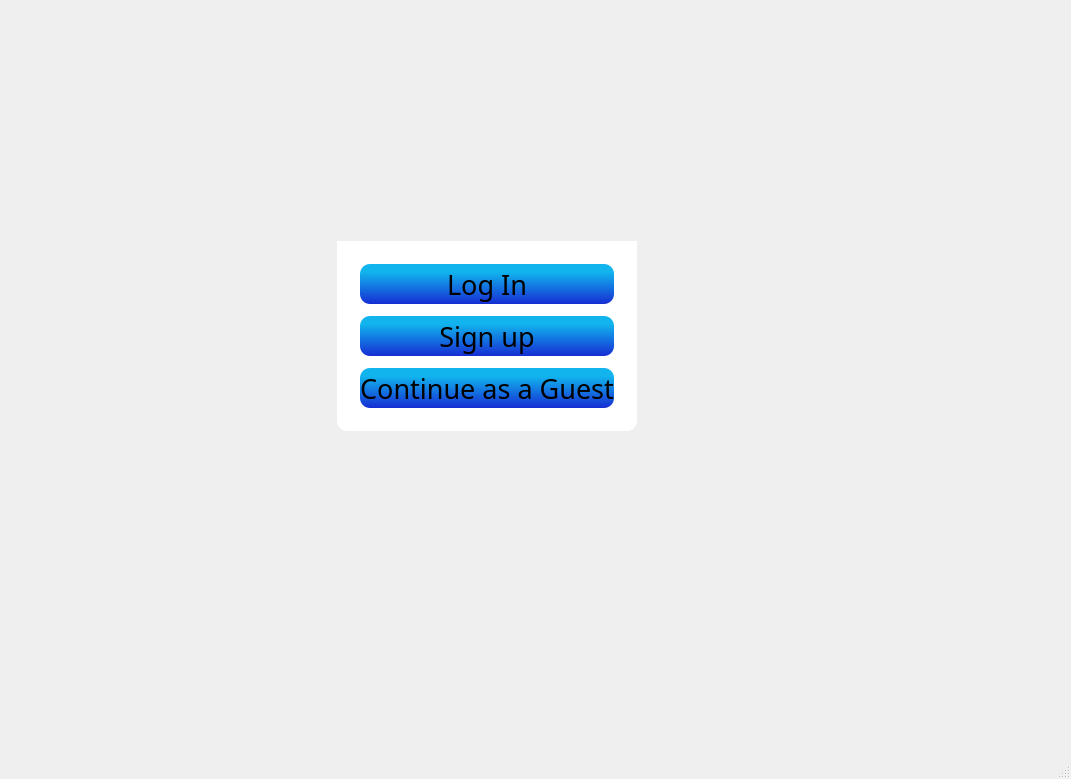
<?xml version="1.0" encoding="UTF-8"?>
<ui version="4.0">
 <class>MainWindow1</class>
 <widget class="QMainWindow" name="MainWindow1">
  <property name="geometry">
   <rect>
    <x>0</x>
    <y>0</y>
    <width>1071</width>
    <height>779</height>
   </rect>
  </property>
  <property name="font">
   <font>
    <bold>false</bold>
   </font>
  </property>
  <property name="windowTitle">
   <string>MainWindow1</string>
  </property>
  <property name="autoFillBackground">
   <bool>false</bool>
  </property>
  <property name="styleSheet">
   <string notr="true">QMainWindow
{
	border-image: url(:/Logic/Graphics/Ready/Login Background.png) 0 0 0 0 stretch stretch;
}</string>
  </property>
  <widget class="QWidget" name="centralwidget">
   <property name="styleSheet">
    <string notr="true"/>
   </property>
   <widget class="QStackedWidget" name="stackedWidget">
    <property name="geometry">
     <rect>
      <x>10</x>
      <y>20</y>
      <width>954</width>
      <height>626</height>
     </rect>
    </property>
    <property name="styleSheet">
     <string notr="true"/>
    </property>
    <property name="currentIndex">
     <number>0</number>
    </property>
    <widget class="QWidget" name="page1">
     <layout class="QGridLayout" name="gridLayout_5">
      <item row="1" column="2">
       <spacer name="horizontalSpacer_4">
        <property name="orientation">
         <enum>Qt::Orientation::Horizontal</enum>
        </property>
        <property name="sizeHint" stdset="0">
         <size>
          <width>174</width>
          <height>20</height>
         </size>
        </property>
       </spacer>
      </item>
      <item row="2" column="1">
       <spacer name="verticalSpacer_3">
        <property name="orientation">
         <enum>Qt::Orientation::Vertical</enum>
        </property>
        <property name="sizeHint" stdset="0">
         <size>
          <width>20</width>
          <height>32</height>
         </size>
        </property>
       </spacer>
      </item>
      <item row="1" column="0">
       <spacer name="horizontalSpacer_3">
        <property name="orientation">
         <enum>Qt::Orientation::Horizontal</enum>
        </property>
        <property name="sizeHint" stdset="0">
         <size>
          <width>174</width>
          <height>20</height>
         </size>
        </property>
       </spacer>
      </item>
      <item row="1" column="1">
       <layout class="QGridLayout" name="gridLayout_3">
        <item row="0" column="1">
         <spacer name="verticalSpacer">
          <property name="orientation">
           <enum>Qt::Orientation::Vertical</enum>
          </property>
          <property name="sizeHint" stdset="0">
           <size>
            <width>20</width>
            <height>40</height>
           </size>
          </property>
         </spacer>
        </item>
        <item row="1" column="0">
         <spacer name="horizontalSpacer">
          <property name="orientation">
           <enum>Qt::Orientation::Horizontal</enum>
          </property>
          <property name="sizeHint" stdset="0">
           <size>
            <width>40</width>
            <height>20</height>
           </size>
          </property>
         </spacer>
        </item>
        <item row="1" column="1">
         <widget class="QGroupBox" name="groupBox_3">
          <property name="styleSheet">
           <string notr="true">QGroupBox
{
	border-radius: 0px;
	padding: 3px;
}</string>
          </property>
          <property name="title">
           <string/>
          </property>
          <layout class="QVBoxLayout" name="verticalLayout_3">
           <property name="spacing">
            <number>0</number>
           </property>
           <property name="topMargin">
            <number>0</number>
           </property>
           <item>
            <widget class="QLabel" name="label">
             <property name="text">
              <string/>
             </property>
             <property name="pixmap">
              <pixmap resource="images.qrc">:/Logic/Graphics/Ready/Login Graphic.png</pixmap>
             </property>
             <property name="scaledContents">
              <bool>true</bool>
             </property>
            </widget>
           </item>
           <item>
            <widget class="QGroupBox" name="groupBox">
             <property name="styleSheet">
              <string notr="true">QGroupBox
{
	color:white;
	Background-color: White;
	border-bottom-left-radius: 10px;
	border-bottom-right-radius: 10px;
}

QPushButton
{
	font: 300 20pt &quot;Montserrat&quot;;
	Background: qlineargradient(spread:pad, x1:0.5, y1:1, x2:0.5, y2:0.2, stop:0 rgba(22, 45, 211, 255), stop:1 rgba(17, 180, 237, 255));
	Border-radius: 10px;
	height: 40px
}

QPushButton:hover
{
	font: 300 20pt &quot;Montserrat&quot;;
	Background: qlineargradient(spread:pad, x1:0.5, y1:1, x2:0.5, y2:0.2, stop:0 rgba(22, 45, 150, 255), stop:1 rgba(17, 180, 237, 255));
	Border-radius: 10px;
	height: 40px
}

QPushButton:pressed
{
	font: 300 20pt &quot;Montserrat&quot;;
	Background: qlineargradient(spread:pad, x1:0.5, y1:1, x2:0.5, y2:0.2, stop:0 rgba(22, 45, 150, 255), stop:1 rgba(17, 180, 150, 255));
	Border-radius: 10px;
	height: 40px;
}</string>
             </property>
             <property name="title">
              <string>sign in </string>
             </property>
             <layout class="QVBoxLayout" name="verticalLayout_2">
              <property name="spacing">
               <number>12</number>
              </property>
              <property name="leftMargin">
               <number>20</number>
              </property>
              <property name="topMargin">
               <number>20</number>
              </property>
              <property name="rightMargin">
               <number>20</number>
              </property>
              <property name="bottomMargin">
               <number>20</number>
              </property>
              <item>
               <widget class="QPushButton" name="Login_Button">
                <property name="font">
                 <font>
                  <family>Montserrat</family>
                  <pointsize>20</pointsize>
                  <italic>false</italic>
                  <fontweight>Light</fontweight>
                 </font>
                </property>
                <property name="styleSheet">
                 <string notr="true"/>
                </property>
                <property name="text">
                 <string>Log In</string>
                </property>
                <property name="flat">
                 <bool>false</bool>
                </property>
               </widget>
              </item>
              <item>
               <widget class="QPushButton" name="Signup_Button">
                <property name="font">
                 <font>
                  <family>Montserrat</family>
                  <pointsize>20</pointsize>
                  <italic>false</italic>
                  <fontweight>Light</fontweight>
                 </font>
                </property>
                <property name="styleSheet">
                 <string notr="true"/>
                </property>
                <property name="text">
                 <string>Sign up</string>
                </property>
               </widget>
              </item>
              <item>
               <widget class="QPushButton" name="Guest_Button">
                <property name="font">
                 <font>
                  <family>Montserrat</family>
                  <pointsize>20</pointsize>
                  <italic>false</italic>
                  <fontweight>Light</fontweight>
                 </font>
                </property>
                <property name="styleSheet">
                 <string notr="true"/>
                </property>
                <property name="text">
                 <string>Continue as a Guest</string>
                </property>
               </widget>
              </item>
             </layout>
            </widget>
           </item>
          </layout>
         </widget>
        </item>
        <item row="1" column="2">
         <spacer name="horizontalSpacer_2">
          <property name="orientation">
           <enum>Qt::Orientation::Horizontal</enum>
          </property>
          <property name="sizeHint" stdset="0">
           <size>
            <width>40</width>
            <height>20</height>
           </size>
          </property>
         </spacer>
        </item>
        <item row="2" column="1">
         <spacer name="verticalSpacer_2">
          <property name="orientation">
           <enum>Qt::Orientation::Vertical</enum>
          </property>
          <property name="sizeHint" stdset="0">
           <size>
            <width>20</width>
            <height>40</height>
           </size>
          </property>
         </spacer>
        </item>
       </layout>
      </item>
      <item row="0" column="1">
       <spacer name="verticalSpacer_4">
        <property name="orientation">
         <enum>Qt::Orientation::Vertical</enum>
        </property>
        <property name="sizeHint" stdset="0">
         <size>
          <width>20</width>
          <height>32</height>
         </size>
        </property>
       </spacer>
      </item>
     </layout>
    </widget>
    <widget class="QWidget" name="page2">
     <layout class="QGridLayout" name="gridLayout_9">
      <item row="1" column="0">
       <spacer name="horizontalSpacer_9">
        <property name="orientation">
         <enum>Qt::Orientation::Horizontal</enum>
        </property>
        <property name="sizeHint" stdset="0">
         <size>
          <width>173</width>
          <height>20</height>
         </size>
        </property>
       </spacer>
      </item>
      <item row="5" column="1">
       <spacer name="verticalSpacer_8">
        <property name="orientation">
         <enum>Qt::Orientation::Vertical</enum>
        </property>
        <property name="sizeHint" stdset="0">
         <size>
          <width>20</width>
          <height>12</height>
         </size>
        </property>
       </spacer>
      </item>
      <item row="1" column="2">
       <spacer name="horizontalSpacer_10">
        <property name="orientation">
         <enum>Qt::Orientation::Horizontal</enum>
        </property>
        <property name="sizeHint" stdset="0">
         <size>
          <width>173</width>
          <height>20</height>
         </size>
        </property>
       </spacer>
      </item>
      <item row="0" column="1">
       <spacer name="verticalSpacer_9">
        <property name="orientation">
         <enum>Qt::Orientation::Vertical</enum>
        </property>
        <property name="sizeHint" stdset="0">
         <size>
          <width>20</width>
          <height>12</height>
         </size>
        </property>
       </spacer>
      </item>
      <item row="3" column="2">
       <widget class="QPushButton" name="Reset_buttom">
        <property name="text">
         <string>Reset</string>
        </property>
       </widget>
      </item>
      <item row="1" column="1">
       <layout class="QGridLayout" name="gridLayout_8">
        <item row="0" column="1">
         <spacer name="verticalSpacer_6">
          <property name="orientation">
           <enum>Qt::Orientation::Vertical</enum>
          </property>
          <property name="sizeHint" stdset="0">
           <size>
            <width>20</width>
            <height>40</height>
           </size>
          </property>
         </spacer>
        </item>
        <item row="1" column="0">
         <spacer name="horizontalSpacer_8">
          <property name="orientation">
           <enum>Qt::Orientation::Horizontal</enum>
          </property>
          <property name="sizeHint" stdset="0">
           <size>
            <width>40</width>
            <height>20</height>
           </size>
          </property>
         </spacer>
        </item>
        <item row="1" column="1">
         <widget class="QGroupBox" name="MiddleBox">
          <property name="styleSheet">
           <string notr="true">QGroupBox
{
	border-radius: 0px;
	padding: 3px;
}

QPushButton
{
	font: 300 15pt &quot;Montserrat&quot;;
	Background: qlineargradient(spread:pad, x1:0.5, y1:1, x2:0.5, y2:0.2, stop:0 rgba(22, 45, 211, 255), stop:1 rgba(17, 180, 237, 255));
	Border-radius: 5px;
	height: 30px;
	width: 100px;
}

QPushButton:hover
{
	font: 300 15pt &quot;Montserrat&quot;;
	Background: qlineargradient(spread:pad, x1:0.5, y1:1, x2:0.5, y2:0.2, stop:0 rgba(22, 45, 150, 255), stop:1 rgba(17, 180, 237, 255));
	Border-radius: 5px;
	height: 30px;
	width: 100px;
}

QPushButton:pressed
{
	font: 300 15pt &quot;Montserrat&quot;;
	Background: qlineargradient(spread:pad, x1:0.5, y1:1, x2:0.5, y2:0.2, stop:0 rgba(22, 45, 150, 255), stop:1 rgba(17, 180, 150, 255));
	Border-radius: 5px;
	height: 30px;
	width: 100px;
}</string>
          </property>
          <property name="title">
           <string/>
          </property>
          <layout class="QVBoxLayout" name="verticalLayout">
           <property name="spacing">
            <number>0</number>
           </property>
           <item>
            <widget class="QLabel" name="label_2">
             <property name="text">
              <string/>
             </property>
             <property name="pixmap">
              <pixmap resource="images.qrc">:/Logic/Graphics/Ready/Login Graphic.png</pixmap>
             </property>
             <property name="scaledContents">
              <bool>true</bool>
             </property>
            </widget>
           </item>
           <item>
            <widget class="QGroupBox" name="LoginFormGroup">
             <property name="styleSheet">
              <string notr="true">QGroupBox
{
	color:white;
	Background-color: White;
	border-bottom-left-radius: 10px;
	border-bottom-right-radius: 10px;
}

QLabel
{
	font: 300 12pt &quot;Montserrat&quot;;
	color: Black;
}

QLineEdit
{
	color: black;
	font: 15pt &quot;Montserrat&quot;;
	border: 2px solid green;
	Background-color: white;
	font-size: 14px;
	selection-background-color: lightgray;
	height: 25px;
}

QLineEdit:focus
{
    border: 2px solid blue;
    background-color: #f0f8ff; /* Light blue */
}
</string>
             </property>
             <property name="title">
              <string/>
             </property>
             <layout class="QVBoxLayout" name="verticalLayout_4">
              <item>
               <layout class="QGridLayout" name="gridLayout_7">
                <item row="0" column="0">
                 <widget class="QPushButton" name="BackLogin_button">
                  <property name="styleSheet">
                   <string notr="true">QPushButton#BackLogin_button
{
	font: 300 13pt &quot;Montserrat&quot;;
	color: grey;
	Background: rgba(0, 0, 0, 0);
}

QPushButton#BackLogin_button:hover
{
	font: 300 13pt &quot;Montserrat&quot;;
	color: rgb(90, 90, 90);
	Background: rgba(0, 0, 0, 0);
}

QPushButton#BackLogin_button:pressed
{
	font: 300 13pt &quot;Montserrat&quot;;
	color: rgb(36, 36, 36)
	Background: rgba(0, 0, 0, 0);
}</string>
                  </property>
                  <property name="text">
                   <string>&lt; Back</string>
                  </property>
                  <property name="iconSize">
                   <size>
                    <width>12</width>
                    <height>9</height>
                   </size>
                  </property>
                 </widget>
                </item>
                <item row="0" column="1">
                 <spacer name="horizontalSpacer_11">
                  <property name="orientation">
                   <enum>Qt::Orientation::Horizontal</enum>
                  </property>
                  <property name="sizeHint" stdset="0">
                   <size>
                    <width>40</width>
                    <height>20</height>
                   </size>
                  </property>
                 </spacer>
                </item>
               </layout>
              </item>
              <item>
               <layout class="QGridLayout" name="gridLayout_2">
                <item row="0" column="0">
                 <widget class="QLabel" name="username_2">
                  <property name="font">
                   <font>
                    <family>Montserrat</family>
                    <pointsize>12</pointsize>
                    <italic>false</italic>
                    <fontweight>Light</fontweight>
                   </font>
                  </property>
                  <property name="lineWidth">
                   <number>1</number>
                  </property>
                  <property name="midLineWidth">
                   <number>0</number>
                  </property>
                  <property name="text">
                   <string>Username</string>
                  </property>
                  <property name="alignment">
                   <set>Qt::AlignmentFlag::AlignCenter</set>
                  </property>
                  <property name="openExternalLinks">
                   <bool>false</bool>
                  </property>
                 </widget>
                </item>
                <item row="1" column="0">
                 <layout class="QGridLayout" name="gridLayout">
                  <item row="0" column="0">
                   <spacer name="horizontalSpacer_13">
                    <property name="orientation">
                     <enum>Qt::Orientation::Horizontal</enum>
                    </property>
                    <property name="sizeType">
                     <enum>QSizePolicy::Policy::Minimum</enum>
                    </property>
                    <property name="sizeHint" stdset="0">
                     <size>
                      <width>35</width>
                      <height>20</height>
                     </size>
                    </property>
                   </spacer>
                  </item>
                  <item row="0" column="1">
                   <widget class="QLineEdit" name="username"/>
                  </item>
                  <item row="0" column="2">
                   <spacer name="horizontalSpacer_12">
                    <property name="orientation">
                     <enum>Qt::Orientation::Horizontal</enum>
                    </property>
                    <property name="sizeType">
                     <enum>QSizePolicy::Policy::Minimum</enum>
                    </property>
                    <property name="sizeHint" stdset="0">
                     <size>
                      <width>35</width>
                      <height>20</height>
                     </size>
                    </property>
                   </spacer>
                  </item>
                 </layout>
                </item>
               </layout>
              </item>
              <item>
               <spacer name="verticalSpacer_5">
                <property name="orientation">
                 <enum>Qt::Orientation::Vertical</enum>
                </property>
                <property name="sizeType">
                 <enum>QSizePolicy::Policy::Minimum</enum>
                </property>
                <property name="sizeHint" stdset="0">
                 <size>
                  <width>10</width>
                  <height>22</height>
                 </size>
                </property>
               </spacer>
              </item>
              <item>
               <layout class="QGridLayout" name="gridLayout_11">
                <item row="1" column="0">
                 <layout class="QGridLayout" name="gridLayout_6">
                  <item row="1" column="0">
                   <spacer name="horizontalSpacer_15">
                    <property name="orientation">
                     <enum>Qt::Orientation::Horizontal</enum>
                    </property>
                    <property name="sizeType">
                     <enum>QSizePolicy::Policy::Minimum</enum>
                    </property>
                    <property name="sizeHint" stdset="0">
                     <size>
                      <width>35</width>
                      <height>20</height>
                     </size>
                    </property>
                   </spacer>
                  </item>
                  <item row="1" column="4">
                   <spacer name="horizontalSpacer_14">
                    <property name="orientation">
                     <enum>Qt::Orientation::Horizontal</enum>
                    </property>
                    <property name="sizeType">
                     <enum>QSizePolicy::Policy::Minimum</enum>
                    </property>
                    <property name="sizeHint" stdset="0">
                     <size>
                      <width>35</width>
                      <height>20</height>
                     </size>
                    </property>
                   </spacer>
                  </item>
                  <item row="1" column="2">
                   <widget class="QLineEdit" name="password">
                    <property name="echoMode">
                     <enum>QLineEdit::EchoMode::Password</enum>
                    </property>
                   </widget>
                  </item>
                 </layout>
                </item>
                <item row="0" column="0">
                 <widget class="QLabel" name="password_2">
                  <property name="styleSheet">
                   <string notr="true">QLabel
{
	colour: black;
}</string>
                  </property>
                  <property name="text">
                   <string>Password</string>
                  </property>
                  <property name="alignment">
                   <set>Qt::AlignmentFlag::AlignCenter</set>
                  </property>
                 </widget>
                </item>
               </layout>
              </item>
              <item>
               <layout class="QGridLayout" name="confirmPasswordPar">
                <item row="2" column="0">
                 <layout class="QGridLayout" name="confContainer">
                  <item row="1" column="4">
                   <spacer name="horizontalSpacer_16">
                    <property name="orientation">
                     <enum>Qt::Orientation::Horizontal</enum>
                    </property>
                    <property name="sizeType">
                     <enum>QSizePolicy::Policy::Minimum</enum>
                    </property>
                    <property name="sizeHint" stdset="0">
                     <size>
                      <width>35</width>
                      <height>20</height>
                     </size>
                    </property>
                   </spacer>
                  </item>
                  <item row="1" column="0">
                   <spacer name="horizontalSpacer_17">
                    <property name="orientation">
                     <enum>Qt::Orientation::Horizontal</enum>
                    </property>
                    <property name="sizeType">
                     <enum>QSizePolicy::Policy::Minimum</enum>
                    </property>
                    <property name="sizeHint" stdset="0">
                     <size>
                      <width>35</width>
                      <height>20</height>
                     </size>
                    </property>
                   </spacer>
                  </item>
                  <item row="1" column="2">
                   <widget class="QLineEdit" name="password_3">
                    <property name="echoMode">
                     <enum>QLineEdit::EchoMode::Password</enum>
                    </property>
                   </widget>
                  </item>
                 </layout>
                </item>
                <item row="1" column="0">
                 <widget class="QLabel" name="password_4">
                  <property name="styleSheet">
                   <string notr="true">QLabel
{
	colour: black;
}</string>
                  </property>
                  <property name="text">
                   <string>Confirm Password</string>
                  </property>
                  <property name="alignment">
                   <set>Qt::AlignmentFlag::AlignCenter</set>
                  </property>
                 </widget>
                </item>
                <item row="0" column="0">
                 <spacer name="verticalSpacer_11">
                  <property name="orientation">
                   <enum>Qt::Orientation::Vertical</enum>
                  </property>
                  <property name="sizeType">
                   <enum>QSizePolicy::Policy::Minimum</enum>
                  </property>
                  <property name="sizeHint" stdset="0">
                   <size>
                    <width>10</width>
                    <height>22</height>
                   </size>
                  </property>
                 </spacer>
                </item>
               </layout>
              </item>
              <item>
               <spacer name="verticalSpacer_12">
                <property name="orientation">
                 <enum>Qt::Orientation::Vertical</enum>
                </property>
                <property name="sizeType">
                 <enum>QSizePolicy::Policy::Minimum</enum>
                </property>
                <property name="sizeHint" stdset="0">
                 <size>
                  <width>5</width>
                  <height>6</height>
                 </size>
                </property>
               </spacer>
              </item>
              <item>
               <widget class="QLabel" name="WrongWarning">
                <property name="font">
                 <font>
                  <family>Segoe UI</family>
                  <pointsize>9</pointsize>
                  <italic>false</italic>
                  <bold>false</bold>
                 </font>
                </property>
                <property name="styleSheet">
                 <string notr="true">color: rgb(255, 0, 0);
font: 9pt &quot;Segoe UI&quot;;</string>
                </property>
                <property name="lineWidth">
                 <number>1</number>
                </property>
                <property name="text">
                 <string>Wrong Username or Password !</string>
                </property>
                <property name="alignment">
                 <set>Qt::AlignmentFlag::AlignCenter</set>
                </property>
               </widget>
              </item>
              <item>
               <spacer name="verticalSpacer_10">
                <property name="orientation">
                 <enum>Qt::Orientation::Vertical</enum>
                </property>
                <property name="sizeType">
                 <enum>QSizePolicy::Policy::Minimum</enum>
                </property>
                <property name="sizeHint" stdset="0">
                 <size>
                  <width>5</width>
                  <height>6</height>
                 </size>
                </property>
               </spacer>
              </item>
              <item>
               <layout class="QGridLayout" name="gridLayout_10">
                <item row="0" column="0">
                 <spacer name="horizontalSpacer_6">
                  <property name="orientation">
                   <enum>Qt::Orientation::Horizontal</enum>
                  </property>
                  <property name="sizeHint" stdset="0">
                   <size>
                    <width>137</width>
                    <height>20</height>
                   </size>
                  </property>
                 </spacer>
                </item>
                <item row="0" column="1">
                 <widget class="QPushButton" name="Login_User_Button">
                  <property name="text">
                   <string>Log In</string>
                  </property>
                 </widget>
                </item>
                <item row="0" column="2">
                 <spacer name="horizontalSpacer_5">
                  <property name="orientation">
                   <enum>Qt::Orientation::Horizontal</enum>
                  </property>
                  <property name="sizeHint" stdset="0">
                   <size>
                    <width>136</width>
                    <height>20</height>
                   </size>
                  </property>
                 </spacer>
                </item>
               </layout>
              </item>
             </layout>
            </widget>
           </item>
          </layout>
         </widget>
        </item>
        <item row="1" column="2">
         <spacer name="horizontalSpacer_7">
          <property name="orientation">
           <enum>Qt::Orientation::Horizontal</enum>
          </property>
          <property name="sizeHint" stdset="0">
           <size>
            <width>40</width>
            <height>20</height>
           </size>
          </property>
         </spacer>
        </item>
        <item row="2" column="1">
         <spacer name="verticalSpacer_7">
          <property name="orientation">
           <enum>Qt::Orientation::Vertical</enum>
          </property>
          <property name="sizeHint" stdset="0">
           <size>
            <width>20</width>
            <height>40</height>
           </size>
          </property>
         </spacer>
        </item>
       </layout>
      </item>
      <item row="3" column="0">
       <widget class="QLineEdit" name="phone_number">
        <property name="echoMode">
         <enum>QLineEdit::EchoMode::Normal</enum>
        </property>
       </widget>
      </item>
      <item row="2" column="0">
       <widget class="QLabel" name="phone_number_label">
        <property name="text">
         <string>enter your Phone number</string>
        </property>
       </widget>
      </item>
     </layout>
    </widget>
    <widget class="QWidget" name="page3">
     <widget class="QLabel" name="label_3">
      <property name="geometry">
       <rect>
        <x>380</x>
        <y>330</y>
        <width>195</width>
        <height>16</height>
       </rect>
      </property>
      <property name="text">
       <string>Phone number you enterd before*</string>
      </property>
     </widget>
     <widget class="QLineEdit" name="username_reset">
      <property name="geometry">
       <rect>
        <x>380</x>
        <y>290</y>
        <width>231</width>
        <height>24</height>
       </rect>
      </property>
     </widget>
     <widget class="QLineEdit" name="Phone_reset">
      <property name="geometry">
       <rect>
        <x>380</x>
        <y>350</y>
        <width>231</width>
        <height>24</height>
       </rect>
      </property>
     </widget>
     <widget class="QLineEdit" name="pass_reset">
      <property name="geometry">
       <rect>
        <x>380</x>
        <y>400</y>
        <width>231</width>
        <height>24</height>
       </rect>
      </property>
      <property name="echoMode">
       <enum>QLineEdit::EchoMode::Password</enum>
      </property>
     </widget>
     <widget class="QLabel" name="label_5">
      <property name="geometry">
       <rect>
        <x>380</x>
        <y>270</y>
        <width>195</width>
        <height>16</height>
       </rect>
      </property>
      <property name="text">
       <string>username  you enterd before*</string>
      </property>
     </widget>
     <widget class="QLabel" name="label_6">
      <property name="geometry">
       <rect>
        <x>380</x>
        <y>380</y>
        <width>195</width>
        <height>16</height>
       </rect>
      </property>
      <property name="text">
       <string>New Password</string>
      </property>
     </widget>
     <widget class="QPushButton" name="Confirm_reset">
      <property name="geometry">
       <rect>
        <x>440</x>
        <y>490</y>
        <width>111</width>
        <height>41</height>
       </rect>
      </property>
      <property name="text">
       <string>Confirm</string>
      </property>
     </widget>
     <widget class="QLabel" name="wrong_input_reset">
      <property name="geometry">
       <rect>
        <x>390</x>
        <y>430</y>
        <width>271</width>
        <height>41</height>
       </rect>
      </property>
      <property name="text">
       <string>Wrong username or Phone </string>
      </property>
     </widget>
     <widget class="QLabel" name="label_8">
      <property name="geometry">
       <rect>
        <x>380</x>
        <y>190</y>
        <width>261</width>
        <height>51</height>
       </rect>
      </property>
      <property name="font">
       <font>
        <pointsize>22</pointsize>
        <bold>true</bold>
       </font>
      </property>
      <property name="text">
       <string>Reseting Account</string>
      </property>
     </widget>
     <zorder>Confirm_reset</zorder>
     <zorder>label_3</zorder>
     <zorder>username_reset</zorder>
     <zorder>Phone_reset</zorder>
     <zorder>pass_reset</zorder>
     <zorder>label_5</zorder>
     <zorder>label_6</zorder>
     <zorder>wrong_input_reset</zorder>
     <zorder>label_8</zorder>
    </widget>
   </widget>
  </widget>
  <widget class="QMenuBar" name="menubar">
   <property name="geometry">
    <rect>
     <x>0</x>
     <y>0</y>
     <width>1071</width>
     <height>25</height>
    </rect>
   </property>
  </widget>
  <widget class="QStatusBar" name="statusbar"/>
 </widget>
 <resources>
  <include location="images.qrc"/>
 </resources>
 <connections/>
</ui>
